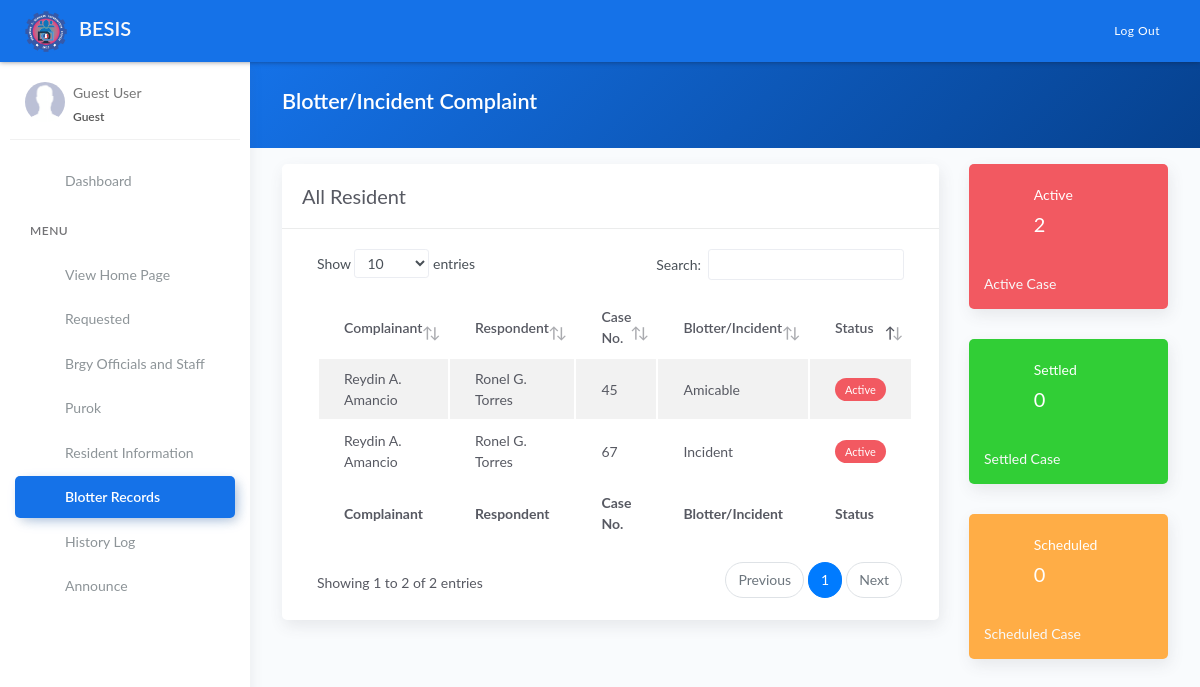
The page /blotter.php on the database its author committed.
### tables this page shows
CREATE TABLE IF NOT EXISTS `tblblotter` (
  `id` int(11) NOT NULL AUTO_INCREMENT,
  `complainant` varchar(100) DEFAULT NULL,
  `respondent` varchar(100) DEFAULT NULL,
  `casenum` varchar(100) DEFAULT NULL,
  `type` varchar(100) DEFAULT NULL,
  `location` varchar(100) DEFAULT NULL,
  `date` date DEFAULT NULL,
  `time` time DEFAULT NULL,
  `details` varchar(10000) DEFAULT NULL,
  `status` varchar(50) DEFAULT NULL,
  PRIMARY KEY (`id`)
);

### blotter.php (the view, shortened to what this page needs)
<?php include 'server/server.php' ?>
<?php
	$query = "SELECT * FROM tblblotter ORDER BY id DESC";
    $result = $conn->query($query);
    $blotter = array();
	while($row = $result->fetch_assoc()){
		$blotter[] = $row;
	}
	$query1 = "SELECT * FROM tblblotter WHERE `status`='Active'";
    $result1 = $conn->query($query1);
	$active = $result1->num_rows;
	$query2 = "SELECT * FROM tblblotter WHERE `status`='Scheduled'";
    $result2 = $conn->query($query2);
	$scheduled = $result2->num_rows;
	$query3 = "SELECT * FROM tblblotter WHERE `status`='Settled'";
    $result3 = $conn->query($query3);
	$settled = $result3->num_rows;
?>
<!DOCTYPE html>
<html lang="en">
<head>
	<?php include 'templates/header.php' ?>
</head>
<body>
	<div class="wrapper">
		<?php include 'templates/main-header.php' ?>
		<?php include 'templates/sidebar.php' ?>
		<div class="main-panel">
			<div class="content">
				<div class="panel-header bg-primary-gradient">
					<div class="page-inner">
						<div class="d-flex align-items-left align-items-md-center flex-column flex-md-row">
							<div>
								<h2 class="text-white fw-bold">Blotter/Incident Complaint</h2>
							</div>
						</div>
					</div>
				</div>
				<div class="page-inner">
					<div class="row mt--2">
						<div class="col-md-9">
							<div class="card">
								<div class="card-header">
									<div class="card-head-row">
										<div class="card-title">All Resident</div>
									</div>
								</div>
								<div class="card-body">
									<div class="table-responsive">
										<table id="blottertable" class="display table table-striped">
											<thead>
												<tr>
													<th scope="col">Complainant</th>
													<th scope="col">Respondent</th>
													<th scope="col">Case No.</th>
													<th scope="col">Blotter/Incident</th>
													<th scope="col">Status</th>
												</tr>
											</thead>
											<tbody>
												<?php if(!empty($blotter)): ?>
													<?php foreach($blotter as $row): ?>
													<tr>
														<td><?= ucwords($row['complainant']) ?></td>
														<td><?= ucwords($row['respondent']) ?></td>
														<td><?= ucwords($row['casenum']) ?></td>
														<td><?= ucwords($row['type']) ?></td>
														<td>
															<?php if($row['status']=='Scheduled'): ?>
																<span value="Scheduled" class="badge badge-warning">Scheduled</span>
															<?php elseif($row['status']=='Active'): ?>
																<span value="Active" class="badge badge-danger">Active</span>
															<?php else: ?>
																<span value="Settled" class="badge badge-success">Settled</span>
															<?php endif ?>
														</td>
													</tr>
													<?php endforeach ?>
												<?php endif ?>
											</tbody>
											<tfoot>
												<tr>
													<th scope="col">Complainant</th>
													<th scope="col">Respondent</th>
													<th scope="col">Case No.</th>
													<th scope="col">Blotter/Incident</th>
													<th scope="col">Status</th>
												</tr>
											</tfoot>
										</table>
									</div>
								</div>
							</div>
						</div>
						<div class="col-md-3">
							<div class="card card-stats card-danger card-round">
								<div class="card-body">
									<div class="row">
										<div class="col-3">
											<div class="icon-big text-center">
											</div>
										</div>
										<div class="col-3 col-stats">
											<div class="numbers">
												<p class="card-category">Active</p>
												<h4 class="card-title"><?= number_format($active) ?></h4>
											</div>
										</div>
									</div>
								</div>
								<div class="card-body">
									<a href="javascript:void(0)" id="activeCase" class="card-link text-light">Active Case </a>
								</div>
							</div>
							<div class="card card-stats card-success card-round">
								<div class="card-body">
									<div class="row">
										<div class="col-3">
											<div class="icon-big text-center">
											</div>
										</div>
										<div class="col-3 col-stats">
											<div class="numbers">
												<p class="card-category">Settled</p>
												<h4 class="card-title"><?= number_format($settled) ?></h4>
											</div>
										</div>
									</div>
								</div>
								<div class="card-body">
									<a href="javascript:void(0)" id="settledCase" class="card-link text-light">Settled Case </a>
								</div>
							</div>
							<div class="card card-stats card-warning card-round">
								<div class="card-body">
									<div class="row">
										<div class="col-3">
											<div class="icon-big text-center">
											</div>
										</div>
										<div class="col-3 col-stats">
											<div class="numbers">
												<p class="card-category">Scheduled</p>
												<h4 class="card-title"><?= number_format($scheduled) ?></h4>
											</div>
										</div>
									</div>
								</div>
								<div class="card-body">
									<a href="javascript:void(0)" id="scheduledCase" class="card-link text-light">Scheduled Case </a>
								</div>
							</div>
						</div>
					</div>
				</div>
			</div>
		</div>
	</div>
</body>
</html>

### rows shown on the page
tblblotter: complainant "Reydin A. Amancio", respondent "Ronel G. Torres", casenum "45", type "Amicable", status "Active"
tblblotter: complainant "Reydin A. Amancio", respondent "Ronel G. Torres", casenum "67", type "Incident", status "Active"

### other values the page prints
$active "2"
$settled "0"
$scheduled "0"
